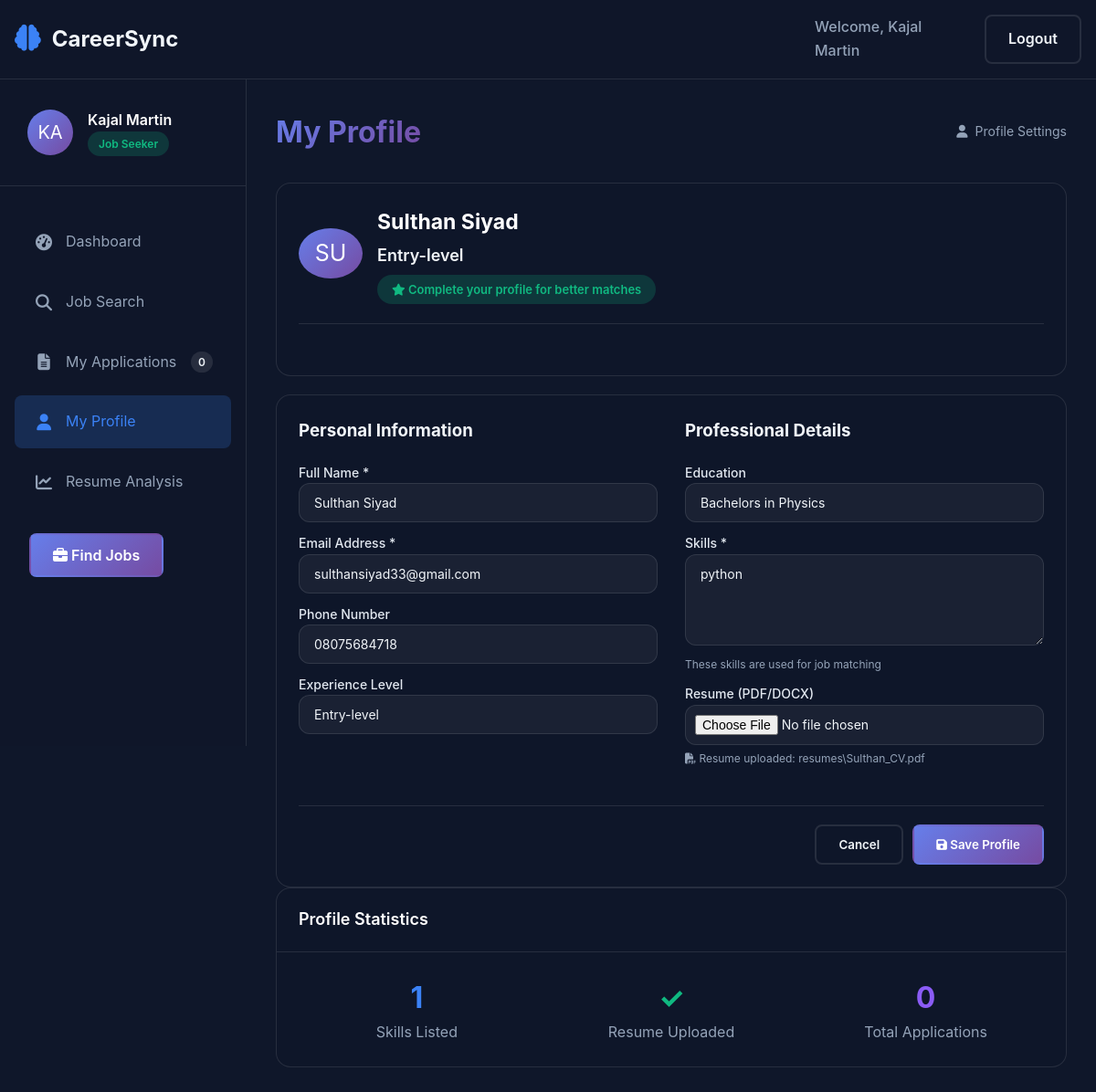
The page /dashboard/candidate/profile (signed in) on the database its author committed.
### models.py (models this page shows, shortened)
class Candidate(db.Model):
    __tablename__ = 'candidate'
    id = db.Column(db.Integer, primary_key=True)
    name = db.Column(db.String(100), nullable=False)
    email = db.Column(db.String(100), nullable=False)
    phone = db.Column(db.String(20))
    resume_url = db.Column(db.String(500))
    skills = db.Column(db.Text)
    experience = db.Column(db.String(100))
    education = db.Column(db.String(200))
    created_at = db.Column(db.DateTime, default=datetime.utcnow)
    applications = db.relationship('Application', backref='candidate_rel', lazy=True, cascade='all, delete-orphan')

### candidate_dashboard.py (the view)
@candidate_bp.route("/profile")
def profile():
    user_id = session.get("user_id")
    candidate = CandidateModel.query.get(user_id)
    return render_template(
        "candidate_profile.html",
        candidate=candidate,
        user_name=session.get("user_name"),
        total_applications=Application.query.filter_by(candidate_id=user_id).count()
    )

### templates/candidate_profile.html (shortened to what this page needs)
{% extends 'candidate_dashboard_base.html' %}
{% block content %}
    <div class="dashboard-header">
        <h1>My Profile</h1>
        <div class="header-actions">
            <div class="date-display">
                <i class="fas fa-user"></i>
                <span>Profile Settings</span>
            </div>
        </div>
    </div>
    <div class="dashboard-card" style="margin-bottom: 20px;">
        <div class="card-body">
            <div class="profile-header">
                <div class="profile-avatar-large">
                    {{ candidate.name[:2].upper() if candidate and candidate.name else 'JS' }}
                </div>
                <div class="profile-info-large">
                    <h3>{{ candidate.name if candidate else user_name }}</h3>
                    <div class="job-title">{{ candidate.experience or 'Job Seeker' }}</div>
                    <div class="match-score" style="margin-top: 10px;">
                        <span class="score-badge">
                            <i class="fas fa-star"></i> Complete your profile for better matches
                        </span>
                    </div>
                </div>
            </div>
        </div>
    </div>
    <div class="dashboard-card">
        <div class="card-body">
            <form method="POST" action="{{ url_for('candidate.update_profile') }}" enctype="multipart/form-data">
                <div style="display: grid; grid-template-columns: 1fr 1fr; gap: 30px;">
                    <div>
                        <h3 style="margin-bottom: 20px; color: var(--text-primary);">Personal Information</h3>
                        <div class="form-group">
                            <label for="name">Full Name *</label>
                            <input type="text" id="name" name="name"
                                   value="{{ candidate.name if candidate else user_name }}"
                                   required class="form-control">
                        </div>
                        <div class="form-group">
                            <label for="email">Email Address *</label>
                            <input type="email" id="email" name="email"
                                   value="{{ candidate.email if candidate else '' }}"
                                   required class="form-control">
                        </div>
                        <div class="form-group">
                            <label for="phone">Phone Number</label>
                            <input type="tel" id="phone" name="phone"
                                   value="{{ candidate.phone if candidate else '' }}"
                                   class="form-control">
                        </div>
                        <div class="form-group">
                            <label for="experience">Experience Level</label>
                            <input type="text" id="experience" name="experience"
                                   value="{{ candidate.experience if candidate else '' }}"
                                   placeholder="e.g., 3-5 years, Senior, Entry Level"
                                   class="form-control">
                        </div>
                    </div>
                    <div>
                        <h3 style="margin-bottom: 20px; color: var(--text-primary);">Professional Details</h3>
                        <div class="form-group">
                            <label for="education">Education</label>
                            <input type="text" id="education" name="education"
                                   value="{{ candidate.education if candidate else '' }}"
                                   placeholder="e.g., Bachelor's in Computer Science"
                                   class="form-control">
                        </div>
                        <div class="form-group">
                            <label for="skills">Skills *</label>
                            <textarea id="skills" name="skills" rows="3"
                                      placeholder="Enter your skills separated by commas (e.g., Python, JavaScript, React, AWS)"
                                      required class="form-control">{{ candidate.skills if candidate else '' }}</textarea>
                            <small style="color: var(--text-secondary);">These skills are used for job matching</small>
                        </div>
                        <div class="form-group">
                            <label for="resume">Resume (PDF/DOCX)</label>
                            <input type="file" id="resume" name="resume"
                                   accept=".pdf,.doc,.docx"
                                   class="form-control" style="padding: 10px;">
                            {% if candidate and candidate.resume_url %}
                            <small style="color: var(--text-secondary); margin-top: 5px; display: block;">
                                <i class="fas fa-file-pdf"></i> Resume uploaded: {{ candidate.resume_url.split('/')[-1] }}
                            </small>
                            {% endif %}
                        </div>
                    </div>
                </div>
                <div style="margin-top: 30px; padding-top: 20px; border-top: 1px solid var(--border-color);">
                    <div style="display: flex; justify-content: flex-end; gap: 10px;">
                        <button type="button" onclick="window.location.reload()" class="btn btn-outline">
                            Cancel
                        </button>
                        <button type="submit" class="btn btn-primary">
                            <i class="fas fa-save"></i> Save Profile
                        </button>
                    </div>
                </div>
            </form>
        </div>
    </div>
    <div class="dashboard-card">
        <div class="card-header">
            <h3>Profile Statistics</h3>
        </div>
        <div class="card-body">
            <div style="display: grid; grid-template-columns: repeat(auto-fit, minmax(200px, 1fr)); gap: 20px;">
                <div style="text-align: center;">
                    <div style="font-size: 32px; font-weight: bold; color: var(--primary-color);">
                        {% if candidate and candidate.skills %}{{ candidate.skills.split(',')|length }}{% else %}0{% endif %}
                    </div>
                    <div style="color: var(--text-secondary);">Skills Listed</div>
                </div>
                <div style="text-align: center;">
                    <div style="font-size: 32px; font-weight: bold; color: var(--secondary-color);">
                        {% if candidate and candidate.resume_url %}✓{% else %}✗{% endif %}
                    </div>
                    <div style="color: var(--text-secondary);">Resume Uploaded</div>
                </div>
                <div style="text-align: center;">
                    <div style="font-size: 32px; font-weight: bold; color: var(--accent-color2);">
                        {{ total_applications if total_applications is defined else '0' }}
                    </div>
                    <div style="color: var(--text-secondary);">Total Applications</div>
                </div>
            </div>
        </div>
    </div>
{% endblock %}

### static/css/style.css (style rules this page uses)
:root { --primary-gradient: linear-gradient(135deg, #667eea 0%, #764ba2 100%); --secondary-gradient: linear-gradient(135deg, #f093fb 0%, #f5576c 100%); --dark-bg: #0f172a; --card-bg: rgba(30, 41, 59, 0.8); --primary-color: #3b82f6; --secondary-color: #10b981; --accent-color2: #8b5cf6; --danger-color: #ef4444; --warning-color: #f59e0b; --card-bg2: rgba(15, 23, 42, 0.95); --text-primary: #f1f5f9; --text-secondary: #94a3b8; --border-color: rgba(255, 255, 255, 0.1); --ca-primary: #6366f1; --ca-primary-light: #818cf8; --ca-darker: #020617; --ca-gray: #64748b; --ca-gradient: linear-gradient(135deg, #6366f1 0%, #818cf8 100%); }
* { margin: 0; padding: 0; box-sizing: border-box; font-family: 'Inter', -apple-system, BlinkMacSystemFont, sans-serif; }
html { scroll-behavior: smooth; }
body { background: var(--dark-bg); color: white; overflow-x: hidden; line-height: 1.6; }
.btn { padding: 0.75rem 1.5rem; border-radius: 8px; font-weight: 600; text-decoration: none; cursor: pointer; border: 2px solid transparent; transition: all 0.3s ease; }
.btn-primary { background: var(--primary-gradient); color: white; }
.btn-outline { background: transparent; border-color: var(--border-color); color: var(--text-primary); }
.form-group { margin-bottom: 12px; }
.form-group label { display: block; color: #e2e8f0; font-weight: 500; font-size: 0.875rem; }
.form-group input, .form-group textarea, .form-group select { width: 100%; padding: 0.75rem 1rem; background: rgba(255, 255, 255, 0.05); border: 1px solid var(--border-color); border-radius: 12px; color: var(--text-primary); font-size: 0.875rem; transition: all 0.3s ease; }
.form-group textarea { resize: vertical; min-height: 100px; }
.form-group small { display: block; margin-top: 0.25rem; color: #64748b; font-size: 0.75rem; }
input { width: 100%; padding: 16px 16px 16px 48px; background: rgba(30, 41, 59, 0.8); border: 2px solid rgba(255, 255, 255, 0.1); border-radius: 12px; color: white; font-size: 16px; transition: all 0.3s ease; }
.dashboard-header { display: flex; justify-content: space-between; align-items: center; margin-bottom: 30px; }
.dashboard-header h1 { margin: 0; font-size: 2rem; font-weight: 700; background: var(--primary-gradient); -webkit-background-clip: text; -webkit-text-fill-color: transparent; }
.date-display { display: flex; align-items: center; gap: 0.5rem; color: var(--text-secondary); font-size: 0.875rem; }
.dashboard-card { background: var(--card-bg2); border: 1px solid var(--border-color); border-radius: 16px; overflow-y: auto; }
.card-header { padding: 1.25rem 1.5rem; border-bottom: 1px solid var(--border-color); display: flex; justify-content: space-between; align-items: center; }
.card-header h3 { margin: 0; font-size: 1.125rem; font-weight: 600; }
.card-body { padding: 1.5rem; }
.profile-header { display: flex; align-items: center; gap: 1rem; margin-bottom: 2rem; padding-bottom: 1.5rem; border-bottom: 1px solid var(--border-color); }
.profile-avatar-large { width: 70px; height: 55px; border-radius: 50%; background: var(--primary-gradient); display: flex; align-items: center; justify-content: center; font-size: 25px; color: white; }
.profile-info-large h3 { margin: 0; font-size: 23px; }
.job-title { color: var(--text-secondary); margin: 0.25rem 0 0.5rem; font-size: 15px; }
.match-score .score-badge { background: rgba(16, 185, 129, 0.2); color: var(--secondary-color); padding: 0.5rem 1rem; border-radius: 20px; font-weight: 600; font-size: 13px; }
.form-control { background: var(--card-bg); color: #fff; }
.job-title { font-size: 1.125rem; font-weight: 600; color: var(--text-primary); margin-bottom: 0.25rem; }

### rows shown on the page
Candidate: name "SU", name "Sulthan Siyad", experience "Entry-level", email "sulthansiyad33@gmail.com", phone "08075684718", education "Bachelors in Physics", skills "python", resume_url "resumes\\Sulthan_CV.pdf"

### other values the page prints
{{ user_name }} "Kajal Martin"
{{ user_name[:2].upper() if user_name else 'JS' }} "KA"
{{ total_applications }} "0"
{{ candidate.skills.split(',')|length }} "1"
{{ total_applications if total_applications is defined else '0' }} "0"
